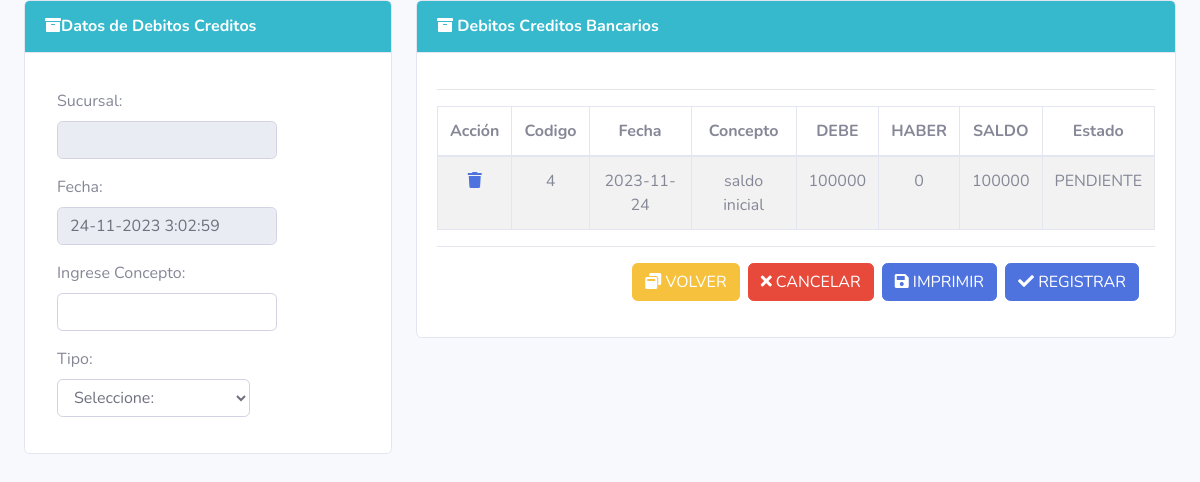
/movimientos/debitoscreditos_agregar.php (signed in), run on the app's committed database.
### tables this page shows
CREATE TABLE `debitoscreditos` (
  `dc_id` int unsigned NOT NULL AUTO_INCREMENT,
  `dc_estado` varchar(45) NOT NULL,
  `dc_fecha` date NOT NULL,
  `dc_concepto` varchar(45) NOT NULL,
  `dc_debe` int NOT NULL,
  `dc_haber` int NOT NULL,
  `dc_saldo` int NOT NULL,
  PRIMARY KEY (`dc_id`)
);

### sesiones.php (called while the page is built, shortened)
<?php
$sucur=$_SESSION['sucursal'] ;

### clases/conexion.php (called while the page is built, shortened)
<?php
function db_query($query){
    $conect= mysqli_connect("localhost", "root", "minegrito", "compras_marce")or die("ERROR " . mysqli_error($conect));
   $result=mysqli_query($conect,$query);
   return $result;
}

### movimientos/debitoscreditos_agregar.php (the view, shortened to what this page needs)
<?php
require('../clases/conexion.php');
require('../sesiones.php');
?>
<!DOCTYPE html>
<html lang="es">
    <head>
        <link href="../menu/vendor/fontawesome-free/css/all.min.css" rel="stylesheet" type="text/css">
        <link href="../menu/css/sb-admin-2.min.css" rel="stylesheet">
    </head>
    <body id="page-top" class="bg-gray-100" onLoad="getTime()">
        <div id="wrapper">
            <div class="container-fluid">
                <form action="debitoscreditos_abm.php" enctype="multipart/form-data" method="POST" role="form">
                    <div class="row">
                        <div class="col-lg-4">
                            <div class="card position-relative">
                                <div class="card-header py-3 bg-info">
                                    <h6 class="m-0 font-weight-bold text-white"><span class="fa fa-archive"></span>Datos de Debitos Creditos</h6>
                                </div>
                                <div class="card-body">
                                    <div class="form-group">
                                        <div class="col-lg-9">
                                            <label><span><i class=""></i>Sucursal:</span></label>
                                            <input type="text" name="txtsucursal" id="sucu" value="<?= $sucur ?>" class="form-control" readonly="">
                                        </div>
                                    </div>
                                    <div class="form-group">
                                        <div class="col-lg-9">
                                            <label><span><i class=""></i>Fecha:</span></label>
                                            <input type="text" id="fecharegistro" class="form-control" readonly="">
                                        </div>
                                    </div>
                                    <div class="form-group">
                                        <div class="col-lg-9">
                                            <label><span><i class=""></i>Ingrese Concepto:</span></label>
                                            <input type="text" id="txtdescri" name="concepto" class="form-control" required="">
                                        </div>
                                    </div>
                                    <div class="form-group">
                                        <div class="col-lg-8">
                                            <label><span><i class=""></i>Tipo:</span></label>
                                            <select class="js-example-basic-single form-control" required="" id="cmbtipo" name="cmbtipo" onchange="mostrarCampos()">
                                                <option value="">Seleccione:</option>
                                            </select>
                                        </div>
                                    </div>
                                </div>
                            </div>
                        </div>
                        <div class="col-lg-8">
                            <div class="card position-relative ">
                                <div class="card-header py-3 bg-info">
                                    <h6 class="m-0 font-weight-bold text-white"><span class="fa fa-archive"></span> Debitos Creditos Bancarios</h6>
                                </div>
                                <div class="card-body">
                                    <hr class="divider">
                                    <div class="row">
                                        <div class="col-md-12">
                                            <div class="table-responsive">
                                                <table class="table table-striped table-bordered dt-responsive nowrap" id="carrito">
                                                    <thead>
                                                        <tr>
                                                            <th><div align="center">Acción</div></th>
                                                            <th><div align="center">Codigo</div></th>
                                                            <th><div align="center">Fecha</div></th>
                                                            <th><div align="center">Concepto</div></th>
                                                            <th><div align="center">DEBE</div></th>
                                                            <th><div align="center">HABER</div></th>
                                                            <th><div align="center">SALDO</div></th>
                                                            <th><div align="center">Estado</div></th>
                                                        </tr></thead>
                                                    <?php
                                                    $consul = db_query("select * from debitoscreditos");
                                                    ?>
                                                    <tbody>
                                                        <?php while ($mostrardatos = mysqli_fetch_array($consul)) { ?>
                                                            <tr>
                                                                <td><div align="center"><a href="debitoscreditos_abm.php?borrar=borrar&vcod=<?php echo $mostrardatos[0] ?>"><i class="fa fa-trash"></i></a></div></td>
                                                                <td><div align="center"><?php echo $mostrardatos[0] ?></div></td>
                                                                <td><div align="center"><?php echo $mostrardatos[2] ?></div></td>
                                                                <td><div align="center"><?php echo $mostrardatos[3] ?></div></td>
                                                                <td><div align="center"><?php echo $mostrardatos[4] ?></div></td>
                                                                <td><div align="center"><?php echo $mostrardatos[5] ?></div></td>
                                                                <td><div align="center"><?php echo $mostrardatos[6] ?></div></td>
                                                                <td><div align="center"><?php echo $mostrardatos[1] ?></div></td>
                                                            </tr>
                                                        <?php } ?>
                                                    </tbody>
                                                </table>
                                            </div>
                                        </div>
                                    </div>
                                    <div class="modal-footer">
                                        <button class="btn btn-warning" type="text" onclick="location.href = 'pedidolistado.php'"><span class="fa fa-window-restore"></span> VOLVER</button>
                                        <button class="btn btn-danger" type="reset"><span class="fa fa-times"></span> CANCELAR</button>
                                        <button type="button" name="imprimir" id="btn-submit" class="btn btn-primary" onclick="location.href = 'pedido_abm.php?imprimir=imprimir&vcod=<?php echo $idped; ?>'"><span class="fa fa-save"></span> IMPRIMIR</button>
                                        <div align="right"><button type="submit" name="agregar" value="agregar" data_toggle="modal" data_target="#registra" id="AgregaProductoVentas" class="btn btn-primary" onclick="retornar();"><span class="fa fa-check"></span> REGISTRAR</button>
                                        </div>
                                        </form>
                                    </div>
                                </div>
                    </body>
                    </html>

### data on the page
debitoscreditos: dc_id "4", dc_fecha "2023-11-24", dc_concepto "saldo inicial", dc_debe "100000", dc_haber "0", dc_saldo "100000", dc_estado "PENDIENTE"
